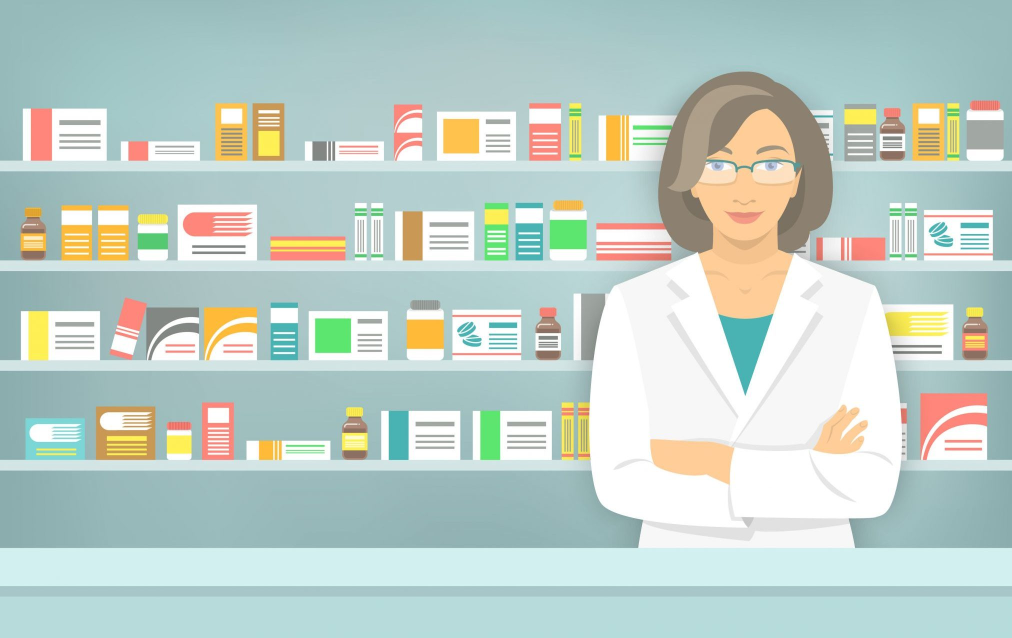
#> input picture pc/pharmacy.jpg, 2024 x 1275 px, given in place of the camera (shown at 1/2 size)
$ python Gesture_swipe.py   (older library calls are emulated)
#> lines starting #> are read from the running program, lines starting #| are printed output that depends on the picture; after the words box and inside, x2 and y2 are one past the last pixel; in counts of white or black regions, pixels touching at a corner belong together

# coding: utf-8

# In[ ]:

import cv2
import numpy as np
cam = cv2.VideoCapture(0)

def nothing(x):
    pass

def fetch_content(a):
    return a


HSV_TrackBar = np.zeros([100,700], np.uint8)


#### STEP 1: SET HSV VALUES ACC TO VENUE

cv2.namedWindow("HSV_TrackBar")
cv2.createTrackbar('L_h', 'HSV_TrackBar',0,179,nothing)
cv2.createTrackbar('L_s', 'HSV_TrackBar',0,255,nothing)
cv2.createTrackbar('L_v', 'HSV_TrackBar',0,255,nothing)

cv2.createTrackbar('H_h', 'HSV_TrackBar',179,179,nothing)
cv2.createTrackbar('H_s', 'HSV_TrackBar',255,255,nothing)
cv2.createTrackbar('H_v', 'HSV_TrackBar',255,255,nothing)


while True:
    ret, frame = cam.read()
#> frame is the input picture: shape (1275, 2024, 3); mean B, G, R 200.3, 207.6, 190.9

    hsv = cv2.cvtColor(frame, cv2.COLOR_RGB2HSV)
#> hsv: shape (1275, 2024, 3); mean H, S, V 39.4, 42.7, 213.9


    L_h = cv2.getTrackbarPos('L_h', 'HSV_TrackBar')
    L_s = cv2.getTrackbarPos('L_s', 'HSV_TrackBar')
    L_v = cv2.getTrackbarPos('L_v', 'HSV_TrackBar')

    H_h = cv2.getTrackbarPos('H_h', 'HSV_TrackBar')
    H_s = cv2.getTrackbarPos('H_s', 'HSV_TrackBar')
    H_v = cv2.getTrackbarPos('H_v', 'HSV_TrackBar')


    L_h = 45
    L_s = 39
    L_v = 51

    lower_color = np.array([L_h, L_s, L_v])
#     lower_color = np.array([108, 23, 82])
    upper_color = np.array([H_h, H_s, H_v])

    mask = cv2.inRange(hsv, lower_color, upper_color)
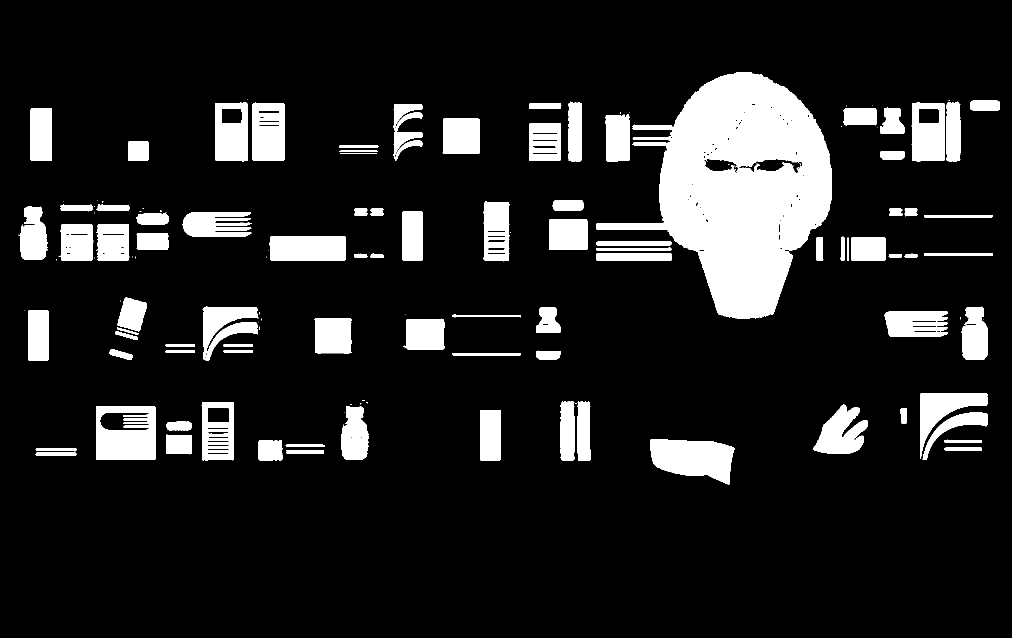
#> mask: shape (1275, 2024) (shown at 1/2 size); 13.2% white; 150 white regions (62 under 20 px), largest, box (x1, y1, x2, y2) and area: (1192, 145, 1664, 638) 120724, (1300, 878, 1469, 970) 10860, (192, 812, 312, 920) 10338
    blur = cv2.medianBlur(mask, 5)
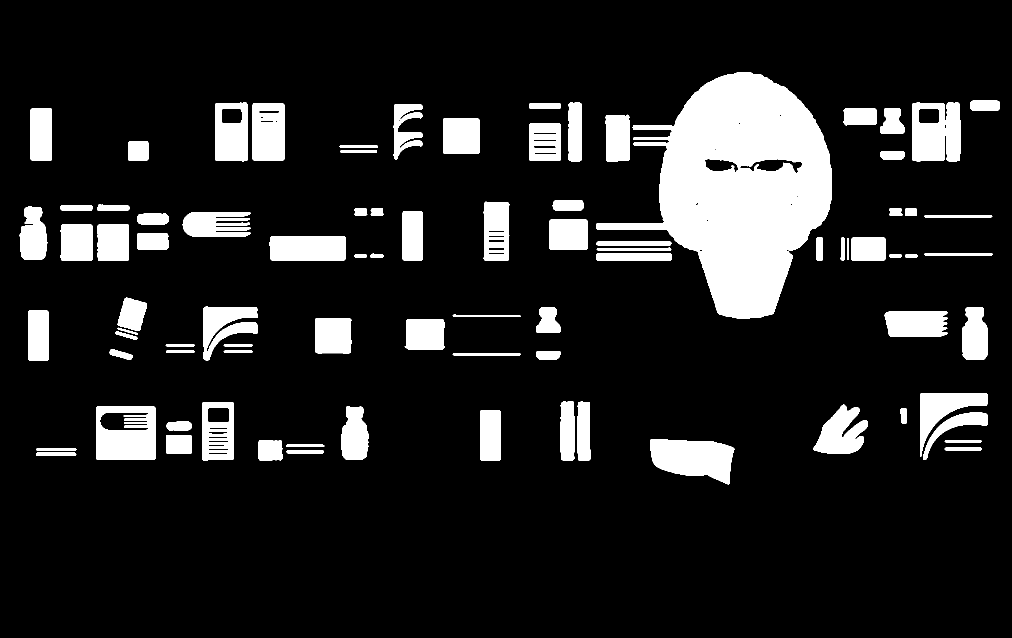
#> blur: shape (1275, 2024) (shown at 1/2 size); 13.2% white; 86 white regions, largest, box (x1, y1, x2, y2) and area: (1192, 145, 1664, 638) 121197, (1300, 878, 1469, 969) 10854, (192, 812, 311, 920) 10338


    kernel = cv2.getStructuringElement(cv2.MORPH_ELLIPSE, (8, 8))
    hsv_d = cv2.dilate(blur, kernel)
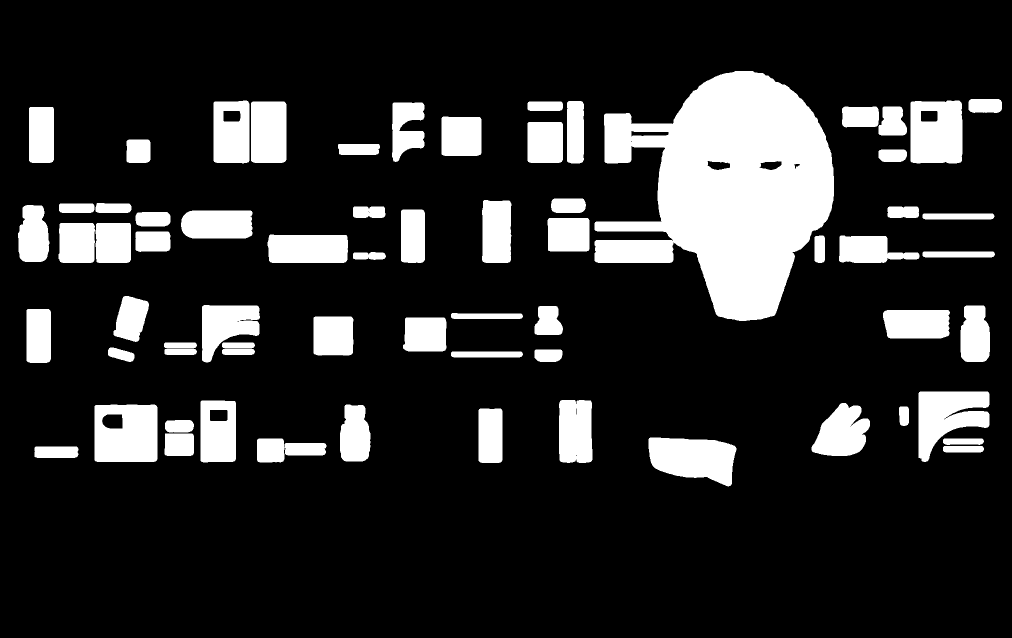
#> hsv_d: shape (1275, 2024) (shown at 1/2 size); 16.6% white; 67 white regions


    _,contours,_ = cv2.findContours(hsv_d, cv2.RETR_EXTERNAL,cv2.CHAIN_APPROX_SIMPLE,)
#> contours = 67 contours; largest, box (x1, y1, x2, y2) and area: (1189, 142, 1668, 642) 143699, (189, 809, 315, 924) 14145, (1821, 201, 1925, 327) 12558, (1297, 875, 1473, 973) 12334, (1837, 783, 1979, 924) 11877

    max_area = -10000
    c_index = 0

    for i in range(len(contours)):
        area = cv2.contourArea(contours[i])
        if(area > max_area):
            max_area = area
            c_index = i
#> this loop made 67 passes
#> (area, max_area) on passes 1, 4, 5, 11, 67: (1876.5, 1876.5), (4391.5, 4391.5), (12334, 12334), (14145, 14145), (143699, 143699)
#> area on passes 2, 3, 6, 7, 8, 9: 947, 878, 2499.5, 1260, 5035.5, 666
#> after the loop, c_index = 66; max_area = 143699

    largest_contour = contours[c_index]
#> largest_contour = contour of 672 points, box (x1, y1, x2, y2) (1189, 142, 1668, 642), area 143699
    hull = cv2.convexHull(largest_contour)
#> hull = contour of 43 points, box (x1, y1, x2, y2) (1189, 142, 1668, 642), area 184884

    cv2.drawContours(frame,contours,c_index, (0,0,255),2)
    cv2.drawContours(frame,[hull],-1,(0,255,255),2)
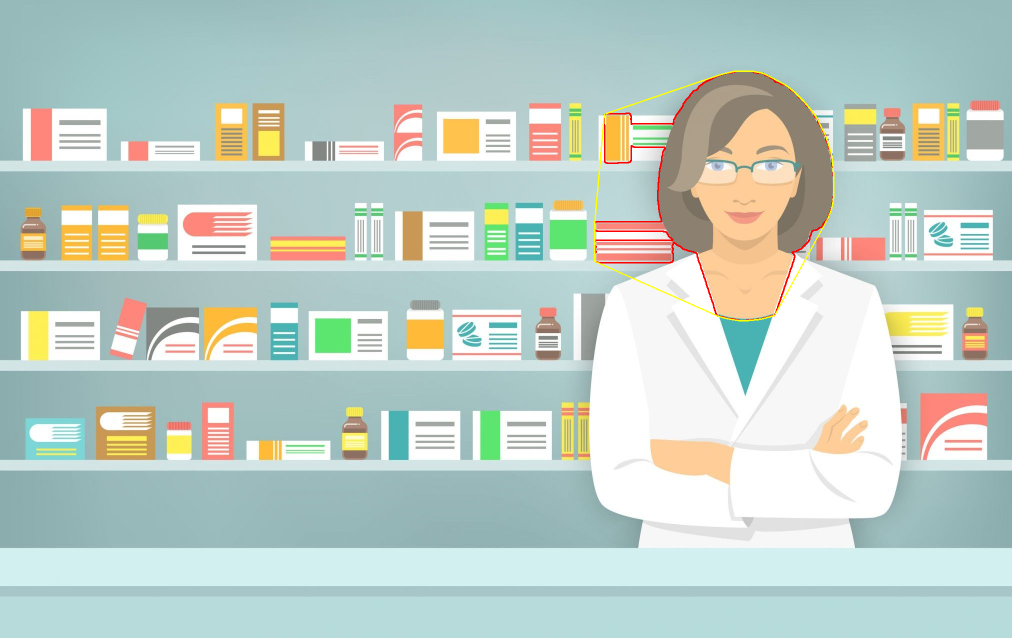
#> frame: shape (1275, 2024, 3) (shown at 1/2 size); mean B, G, R 199.4, 207.2, 191.1


    hullIndices = cv2.convexHull(largest_contour, returnPoints = False)
#> hullIndices = 43 values, max 671 at index 0, min 0 at index 42, mean 411.1

    defects = cv2.convexityDefects(largest_contour, hullIndices)
#> defects = 39 rows, first 6: [0, 8, 5, 435], [8, 10, 9, 186], [10, 14, 13, 211], [14, 108, 91, 16149], [108, 110, 109, 114], [110, 112, 111, 114]


    if(L_h > 10 and L_s >10 and L_v >0):

        for i in range(defects.shape[0]):
            s,e,f,d = defects[i,0]
            start = tuple(largest_contour[s][0])
            end = tuple(largest_contour[e][0])
            far = tuple(largest_contour[f][0])
    #         cv2.line(frame,start,end,[255,0,0],2)
            cv2.line(frame,start,far,[255,0,0],2)
            cv2.line(frame,far,end,[255,0,0],2)
            cv2.circle(frame,far,5,[0,255,0],-1)
#> this loop made 39 passes
#> (s, e, f, d, start, end, far) on passes 1 to 11: (0, 8, 5, 435, (1470, 142), (1451, 146), (1464, 145)), (8, 10, 9, 186, (1451, 146), (1447, 147), (1450, 147)), (10, 14, 13, 211, (1447, 147), (1440, 149), (1443, 149)), (14, 108, 91, 16149, (1440, 149), (1211, 227), (1345, 248)), (108, 110, 109, 114, (1211, 227), (1209, 228), (1210, 228)), (110, 112, 111, 114, (1209, 228), (1208, 230), (1209, 229)), (112, 181, 175, 34082, (1208, 230), (1189, 446), (1323, 442)), (181, 210, 195, 39936, (1189, 446), (1189, 521), (1345, 479)), (211, 213, 212, 114, (1191, 523), (1193, 524), (1192, 523)), (213, 342, 239, 25369, (1193, 524), (1436, 632), (1347, 484)), (342, 344, 343, 162, (1436, 632), (1439, 633), (1438, 632))
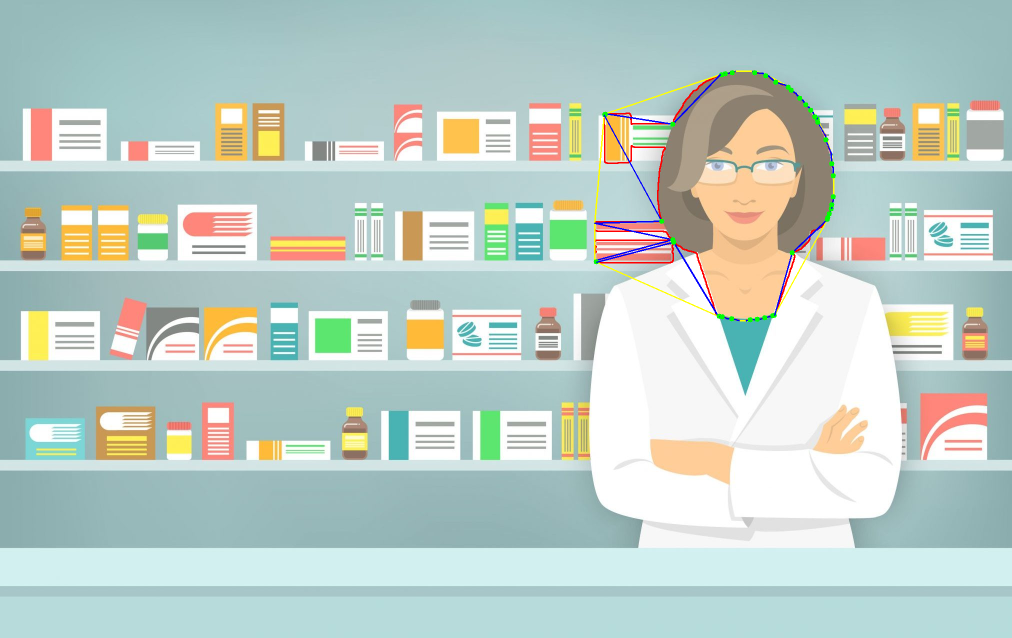
#> frame: shape (1275, 2024, 3) (shown at 1/2 size); 0.3% of pixels changed, all inside (x1, y1, x2, y2) = (1187, 140, 1672, 645)


        max_d = -9999
        poi = (0, 0)
        x, y, w, h = cv2.boundingRect(largest_contour)
#> x = 1189; y = 142; w = 479; h = 500
        for tracing_height in range(int(y+0.3*h), y+h):
            for tracing_width in range(int(x+0.3*w), x+w):
                distance = cv2.pointPolygonTest(largest_contour, (tracing_width, tracing_height), True)

                if(max_d<distance):
                    max_d = distance
                    poi = (tracing_width, tracing_height)
#> after the loop, max_d = 171.6; poi = (1493, 351)


        finger_tips = []

        for i in range(len(hull)):
                x = hull[i][0][0]
                y = hull[i][0][1]

                x_prev = hull[i-1][0][0]
                y_prev = hull[i-1][0][1]

                dist1 = np.sqrt((x - x_prev)**2 + (y - y_prev)**2)

                if(dist1 > 20):
                    finger_tips.append((x_prev,y_prev))
#> this loop made 43 passes
#> (x, y, x_prev, y_prev, dist1) on passes 1 to 12: (1505, 142, 1470, 142, 35), (1525, 146, 1505, 142, 20.4), (1536, 151, 1525, 146, 12.08), (1571, 170, 1536, 151, 39.82), (1577, 174, 1571, 170, 7.21), (1591, 186, 1577, 174, 18.44), (1606, 201, 1591, 186, 21.21), (1618, 215, 1606, 201, 18.44), (1626, 225, 1618, 215, 12.81), (1634, 237, 1626, 225, 14.42), (1635, 239, 1634, 237, 2.24), (1651, 272, 1635, 239, 36.67)
#> after the loop, finger_tips = [(1470, 142), (1505, 142), (1536, 151), (1591, 186), (1635, 239), (1651, 272), (1662, 306), (1667, 352), (1654, 439), (1544, 632), (1513, 639), (1478, 641), (1436, 632), (1189, 521), (1189, 446), (1211, 227)]

    #     print(finger_tips[0][0])
        cx = poi[0]
#> cx = 1493
        cy = poi[1]
#> cy = 351

        i =0
        while(i < len(finger_tips)):
            dist2 = np.sqrt((finger_tips[i][0]- cx)**2 + (finger_tips[i][1] - cy)**2)
            if(dist2 < 2*max_d or dist2 > 3.8*max_d or finger_tips[i][1] > cy+max_d):
                finger_tips.remove((finger_tips[i][0],finger_tips[i][1]))
            else:
                i = i+1
#> this loop made 16 passes
#> (dist2, i) on pass 14: (348.3, 1)
#> dist2 on passes 1 to 6: 210.3, 209.3, 204.6, 191.9, 180.9, 176.6
#> after the loop, finger_tips = [(1189, 521)]; i = 1


        for k in range(len(finger_tips)):
            cv2.circle(frame,finger_tips[k],10,[0,0,0],2)
            cv2.line(frame,poi,finger_tips[k],[255,255,0],2)
#> this loop made 1 pass
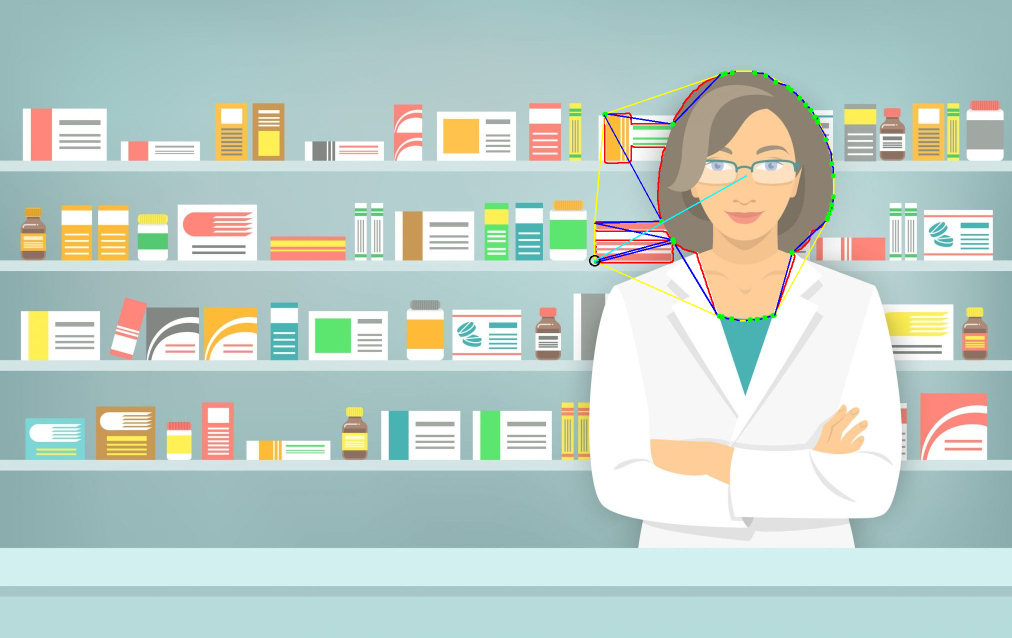
#> frame: shape (1275, 2024, 3) (shown at 1/2 size); 0.04% of pixels changed, all inside (x1, y1, x2, y2) = (1178, 350, 1495, 533)

# [8 lines of commented-out code are left out]


        cv2.putText(frame, str(len(finger_tips)),(6,100), cv2.FONT_HERSHEY_DUPLEX,4,(0,0,0),2,cv2.LINE_AA)
#> frame: shape (1275, 2024, 3); 0.04% of pixels changed, all inside (x1, y1, x2, y2) = (28, 15, 53, 103)

        fetch_content(len(finger_tips))


#     cv2.imshow('p', hsv_d)
    cv2.imshow('o', frame)

    if cv2.waitKey(1) & 0xFF == ord('q'):
#> (key q is pressed here)
        break
cam.release()
cv2.destroyAllWindows()


# In[ ]:
